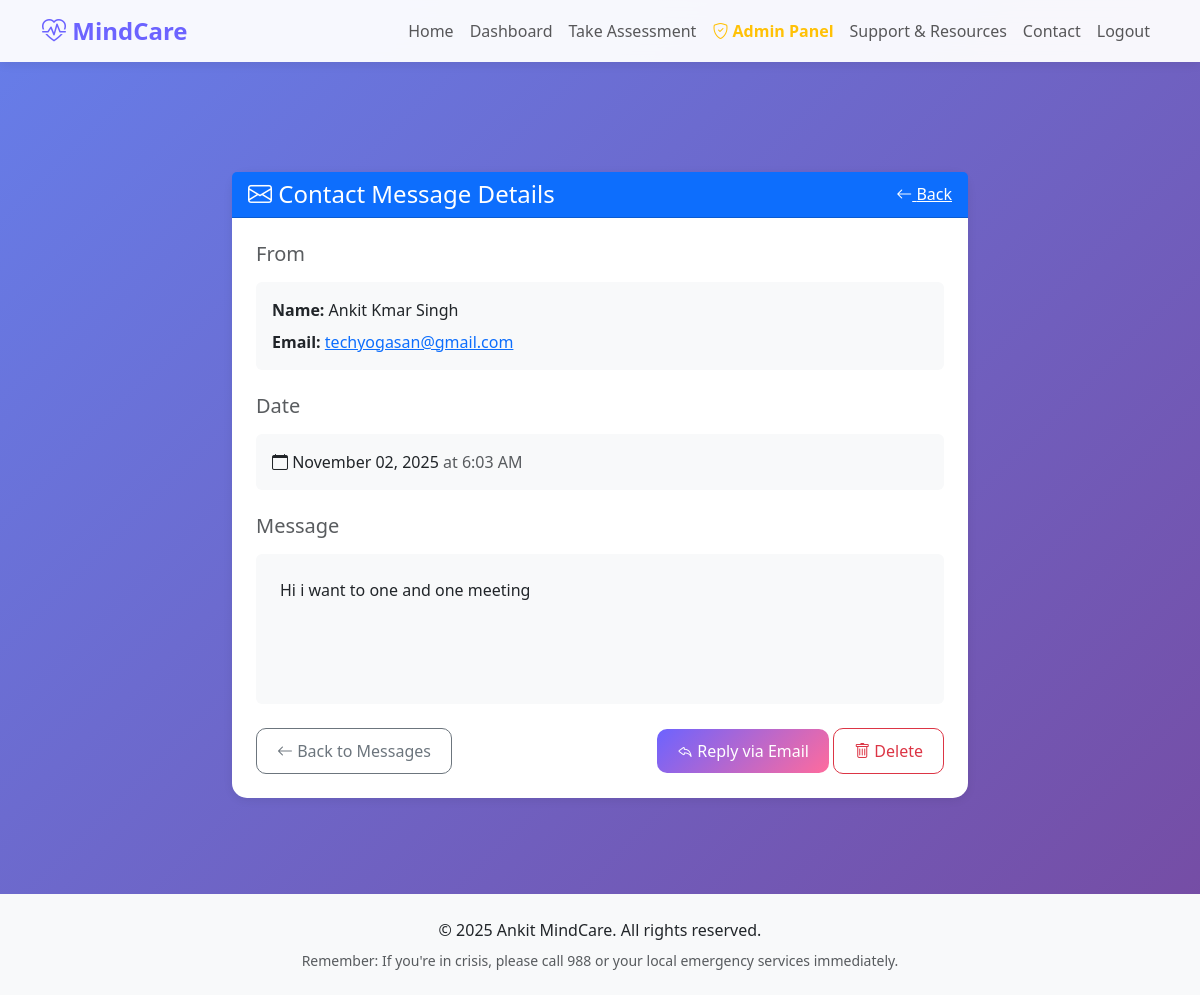
Page /admin-panel/messages/1/ (signed in) on the committed database.
### assessments/models.py (models this page shows, shortened)
class ContactMessage(models.Model):
    name = models.CharField(max_length=100)
    email = models.EmailField()
    message = models.TextField()
    created_at = models.DateTimeField(auto_now_add=True)
    class Meta:
        ordering = ['-created_at']

### assessments/views.py (the view)
# urls.py: path('admin-panel/messages/<int:message_id>/', views.admin_view_message, name='admin_view_message'),
@login_required
@user_passes_test(is_staff_user)
def admin_view_message(request, message_id):
    message = get_object_or_404(ContactMessage, id=message_id)
    context = {
        'message': message,
    }
    return render(request, 'assessments/admin/view_message.html', context)

### assessments/views.py (called while the page is built)
def is_staff_user(user):
    return user.is_authenticated and user.is_staff

### assessments/templates/assessments/admin/view_message.html (shortened to what this page needs)
{% extends 'assessments/base.html' %}
{% block content %}
<div class="container py-5 mt-5">
    <div class="row">
        <div class="col-lg-8 mx-auto">
            <div class="card shadow-sm">
                <div class="card-header bg-primary text-white d-flex justify-content-between align-items-center">
                    <h4 class="mb-0">
                        <i class="bi bi-envelope"></i> Contact Message Details
                    </h4>
                    <a href="{% url 'admin_contact_messages' %}" class="text-white">
                        <i class="bi bi-arrow-left"></i> Back
                    </a>
                </div>
                <div class="card-body p-4">
                    <div class="mb-4">
                        <h5 class="text-muted mb-3">From</h5>
                        <div class="p-3 bg-light rounded">
                            <p class="mb-2"><strong>Name:</strong> {{ message.name }}</p>
                            <p class="mb-0"><strong>Email:</strong>
                                <a href="mailto:{{ message.email }}">{{ message.email }}</a>
                            </p>
                        </div>
                    </div>
                    <div class="mb-4">
                        <h5 class="text-muted mb-3">Date</h5>
                        <div class="p-3 bg-light rounded">
                            <p class="mb-0">
                                <i class="bi bi-calendar"></i> {{ message.created_at|date:"F d, Y" }}
                                <span class="text-muted">at {{ message.created_at|date:"g:i A" }}</span>
                            </p>
                        </div>
                    </div>
                    <div class="mb-4">
                        <h5 class="text-muted mb-3">Message</h5>
                        <div class="p-4 bg-light rounded" style="min-height: 150px;">
                            <p class="mb-0" style="white-space: pre-wrap;">{{ message.message }}</p>
                        </div>
                    </div>
                    <div class="d-flex justify-content-between">
                        <a href="{% url 'admin_contact_messages' %}" class="btn btn-outline-secondary">
                            <i class="bi bi-arrow-left"></i> Back to Messages
                        </a>
                        <div>
                            <a href="mailto:{{ message.email }}?subject=Re: Your Contact Message" class="btn btn-primary">
                                <i class="bi bi-reply"></i> Reply via Email
                            </a>
                            <a href="{% url 'admin_delete_message' message.id %}" class="btn btn-outline-danger">
                                <i class="bi bi-trash"></i> Delete
                            </a>
                        </div>
                    </div>
                </div>
            </div>
        </div>
    </div>
</div>
{% endblock %}

### static/css/style.css (style rules this page uses)
:root { --primary-color: #6c63ff; --secondary-color: #ff6b9d; --success-color: #10b981; --info-color: #3b82f6; --warning-color: #f59e0b; --danger-color: #ef4444; --gradient-start: #667eea; --gradient-end: #764ba2; }
body { font-family: 'Segoe UI', Tahoma, Geneva, Verdana, sans-serif; background: linear-gradient(135deg, #667eea 0%, #764ba2 100%); min-height: 100vh; padding-top: 76px; }
.btn { border-radius: 10px; padding: 10px 20px; font-weight: 500; transition: all 0.3s ease; }
.btn-primary { background: linear-gradient(135deg, var(--primary-color) 0%, var(--secondary-color) 100%); border: none; }
.card { border: none; border-radius: 15px; transition: transform 0.3s ease, box-shadow 0.3s ease; }
.shadow-sm { box-shadow: 0 2px 10px rgba(0, 0, 0, 0.08) !important; }

### rows in the picture
ContactMessage: name "Ankit Kmar Singh", email "techyogasan@gmail.com", created_at "November 02, 2025", created_at "6:03 AM", message "Hi i want to one and one meeting"
